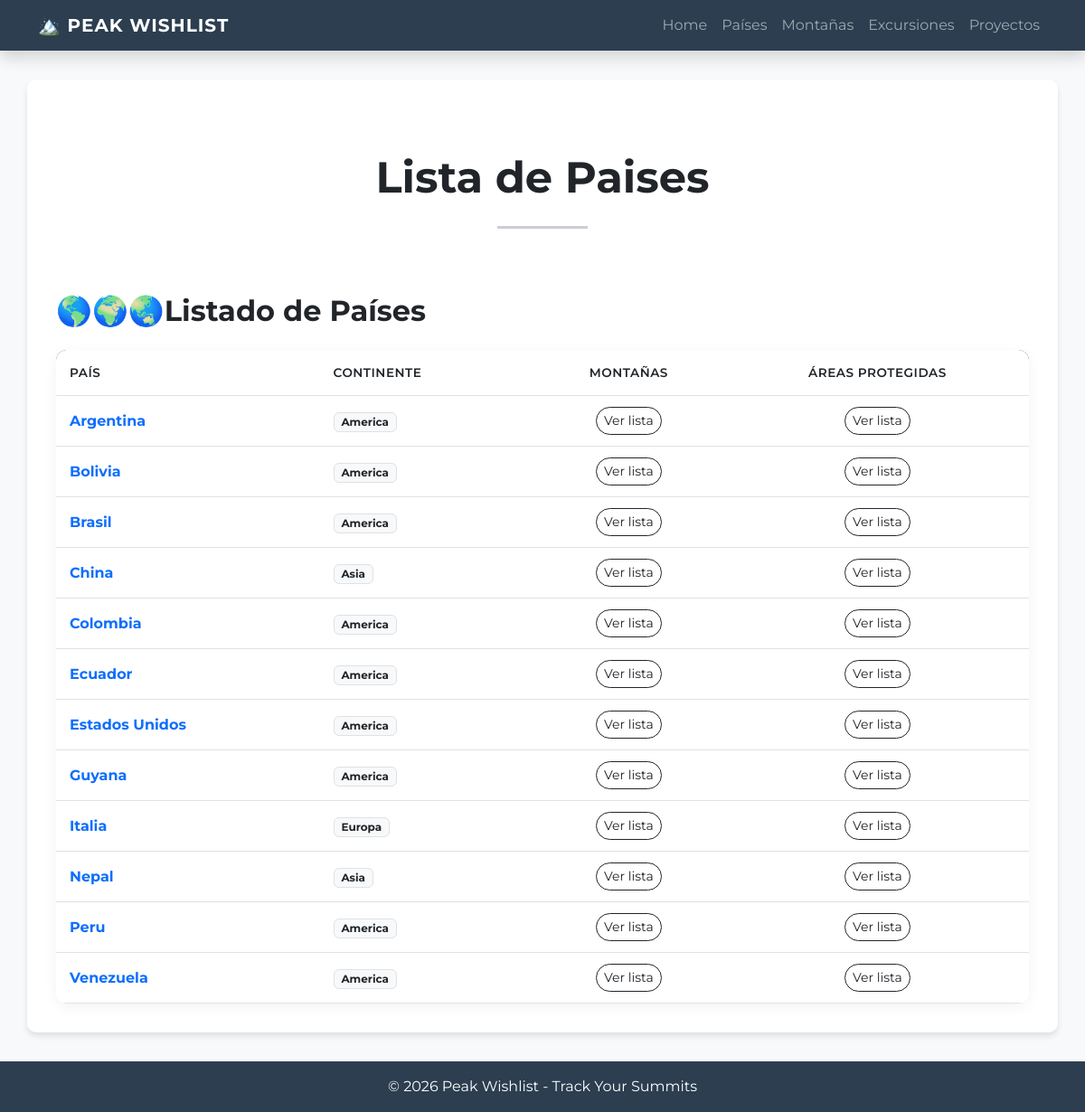
Screenshot of /pais/ with the database file from the repository.
### peak_wishlist/models.py (models this page shows, shortened)
class Pais(models.Model):
    class Continente(models.TextChoices):
        AMERICA = 'America'
        EUROPA = 'Europa'
        AFRICA = 'Africa'
        OCEANIA = 'Oceania'
        ASIA = 'Asia'
    nombre = models.CharField(max_length= 50)
    continente = models.CharField(max_length=20, choices=Continente.choices, null=False)
    class Meta:
        verbose_name="Pais"
        verbose_name_plural="Paises"

### peak_wishlist/views.py (the view)
# urls.py: path('pais/', views.paises, name='pais'),
def paises(request):
    query = models.Pais.objects.all().order_by('nombre')
    return render(request, "peak_wishlist/pais.html", {'paises': query})

### peak_wishlist/templates/peak_wishlist/pais.html (shortened to what this page needs)
{% extends 'peak_wishlist/base.html' %}
{% block contenido %}
<div class="text-center py-5">
    <h3 class="display-5 fw-bold text-dark">Lista de Paises</h3>
    <hr class="my-4 mx-auto" style="width: 100px; border-top: 3px solid #2c3e50;">
</div>
<h2 class="mb-4 text-dark fw-bold">🌎🌍🌏Listado de Países</h2>
<div class="table-container-custom table-responsive">
    <table class="table table-custom mb-0">
        <thead>
            <tr>
                <th>País</th>
                <th>Continente</th>
                <th class="text-center">Montañas</th>
                <th class="text-center">Áreas Protegidas</th>
            </tr>
        </thead>
        <tbody>
            {% for pais in paises %}
            <tr>
                <td class="fw-bold text-primary">{{ pais.nombre }}</td>
                <td>
                    <span class="badge bg-light text-dark border">
                        {{ pais.continente }}
                    </span>
                </td>
                <td class="text-center">
                    <a href="{% url 'peak_wishlist:montanas_por_pais' pais.id %}" class="btn btn-sm btn-outline-dark rounded-pill">Ver lista</a>
                </td>
                <td class="text-center">
                    <a href="#" class="btn btn-sm btn-outline-dark rounded-pill">Ver lista</a>
                </td>
            </tr>
            {% empty %}
            <tr>
                <td colspan="5" class="text-center py-4 text-muted">
                    No hay países registrados todavía.
                </td>
            </tr>
            {% endfor %}
        </tbody>
    </table>
</div>
{% endblock contenido %}

### peak_wishlist/templates/peak_wishlist/base.html (style rules this page uses)
body { font-family: 'Montserrat', sans-serif; background-color: #f8f9fa; }
.table-container-custom { background: white; border-radius: 12px; overflow: hidden; box-shadow: 0 4px 15px rgba(0,0,0,0.05); }
.table-custom thead { background-color: #2c3e50; color: white; }
.table-custom th { font-weight: 600; text-transform: uppercase; font-size: 0.85rem; letter-spacing: 0.5px; padding: 15px !important; }
.table-custom td { padding: 12px 15px !important; vertical-align: middle; }

### rows the page displays
Pais: nombre "Argentina", continente "America"
Pais: nombre "Bolivia", continente "America"
Pais: nombre "Brasil", continente "America"
Pais: nombre "China", continente "Asia"
Pais: nombre "Colombia", continente "America"
Pais: nombre "Ecuador", continente "America"
Pais: nombre "Estados Unidos", continente "America"
Pais: nombre "Guyana", continente "America"
Pais: nombre "Italia", continente "Europa"
Pais: nombre "Nepal", continente "Asia"
Pais: nombre "Peru", continente "America"
Pais: nombre "Venezuela", continente "America"
